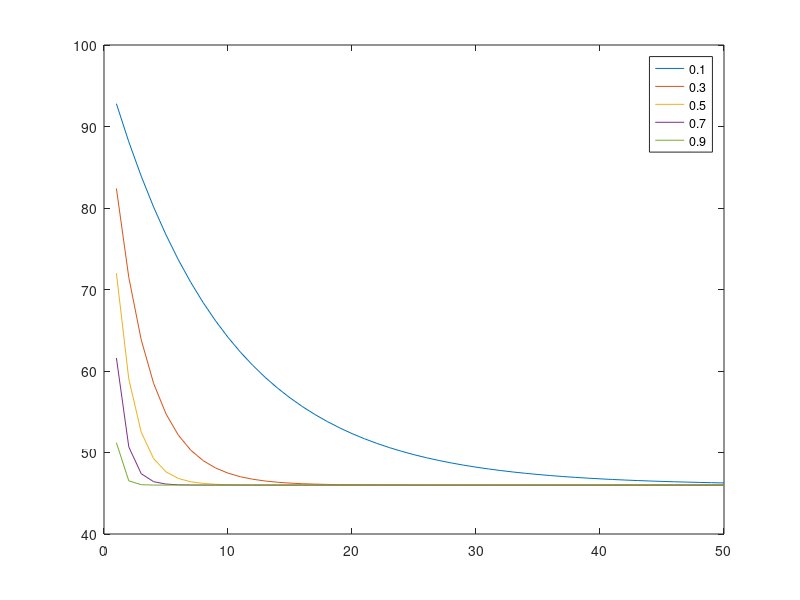

The MATLAB script that drew this image:
%% typul
mp1 = [0.1,0.3,0.5,0.7,0.9];

ns = 46;
bs = 98;

%c = (1-mp1)*b + n*mp1
%% dup
time = 1:1:50; % 1ms per iter
cx = 1:1:50

for z = 1:5
  cx = 1:1:50
  n = ns;
  b = bs;
  for i = 1:50
    c = (1-mp1(z))*b + n*mp1(z)
    b = c;
    cx(i) = c;
  end  
plot(time,cx)
hold on 
legend(num2str(mp1(1)),num2str(mp1(2)),num2str(mp1(3)),num2str(mp1(4)),num2str(mp1(5)))
end

 
